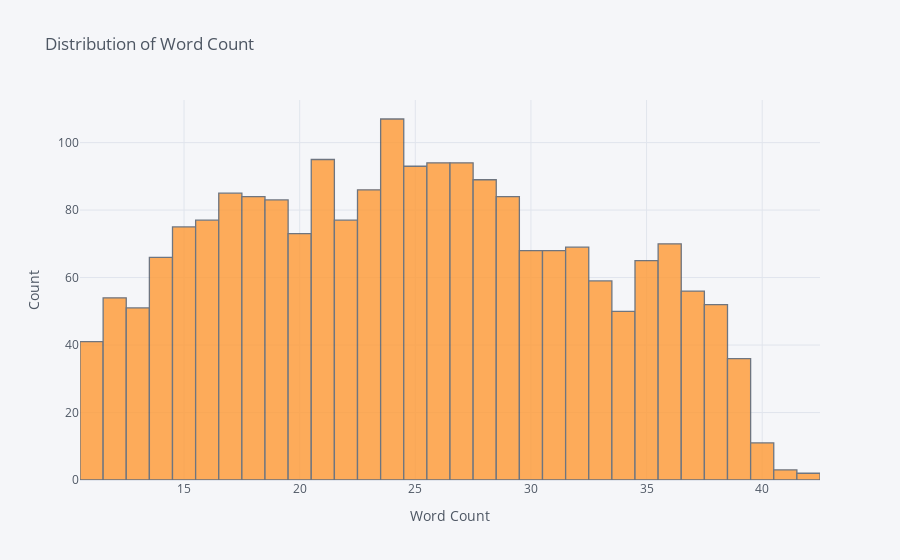

Notebook cell for this chart:
### Code cell
df['word_count'].iplot(kind = 'hist', xTitle = 'Word Count', yTitle = 'Count', title = "Distribution of Word Count")

### Figure 1 — Plotly figure (JSON) as saved in the notebook; plotly's stock layout.template omitted (floating-point values rounded to 4 significant figures; data arrays with more than 128 entries replaced by an {"elided": "..."} marker saying what was removed)
{"data": [{"histfunc": "count", "histnorm": "", "marker": {"color": "rgba(255, 153, 51, 1.0)", "line": {"color": "#4D5663", "width": 1.3}}, "name": "word_count", "opacity": 0.8, "orientation": "v", "type": "histogram", "x": {"elided": "2117 int values"}}], "layout": {"barmode": "overlay", "legend": {"bgcolor": "#F5F6F9", "font": {"color": "#4D5663"}}, "paper_bgcolor": "#F5F6F9", "plot_bgcolor": "#F5F6F9", "title": {"font": {"color": "#4D5663"}, "text": "Distribution of Word Count"}, "xaxis": {"gridcolor": "#E1E5ED", "showgrid": true, "tickfont": {"color": "#4D5663"}, "title": {"font": {"color": "#4D5663"}, "text": "Word Count"}, "zerolinecolor": "#E1E5ED"}, "yaxis": {"gridcolor": "#E1E5ED", "showgrid": true, "tickfont": {"color": "#4D5663"}, "title": {"font": {"color": "#4D5663"}, "text": "Count"}, "zerolinecolor": "#E1E5ED"}}}
